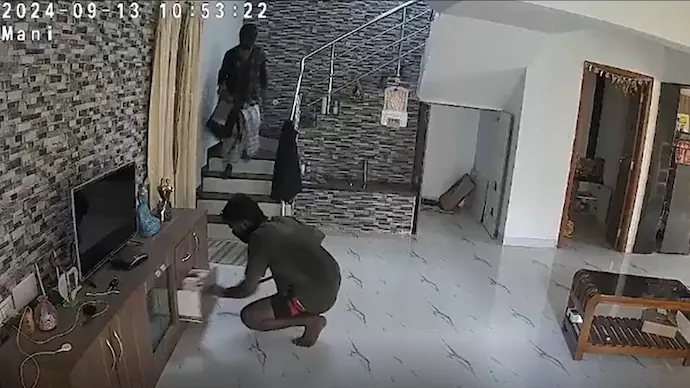
#> input picture ai-engine/test.jpg, 690 x 388 px
$ python -i motion.py   (imports and definitions only)
#> lines starting #> are read from the running program, lines starting #| are printed output that depends on the picture
import cv2
import numpy as np

class MotionAnalyzer:
    def __init__(self):
        self.bg_subtractor = cv2.createBackgroundSubtractorMOG2(
            history=300,
            varThreshold=50,
            detectShadows=False
        )

        self.prev_gray          = None
        self.frame_counter      = 0
        self.stationary_regions = {}

        # Cache last result — return on skipped frames
        self._last_result = {
            'running':      False,
            'panic':        False,
            'abandoned':    False,
            'motion_score': 0,
            'flow_vectors': []
        }

        self.RUNNING_SPEED_THRESHOLD    = 25.0
        self.ABANDONED_FRAMES_THRESHOLD = 150

    def analyze(self, frame):
        self.frame_counter += 1

        # Skip every other frame — return cached result instantly
        if self.frame_counter % 2 == 0:
            return self._last_result

        gray = cv2.cvtColor(frame, cv2.COLOR_BGR2GRAY)

        running      = False
        panic        = False
        abandoned    = False
        motion_score = 0.0
        flow_vectors = []

        # ── OPTICAL FLOW (every 3rd frame) ───────────────────
        if self.prev_gray is not None and self.frame_counter % 3 == 0:
            points = cv2.goodFeaturesToTrack(
                self.prev_gray,
                maxCorners=50,
                qualityLevel=0.3,
                minDistance=10,
                blockSize=7
            )

            if points is not None and len(points) > 5:
                curr_points, status, _ = cv2.calcOpticalFlowPyrLK(
                    self.prev_gray,
                    gray,
                    points,
                    None,
                    winSize=(15, 15),
                    maxLevel=2
                )

                good_prev = points[status == 1]
                good_curr = curr_points[status == 1]

                if len(good_prev) > 5:
                    vectors   = good_curr - good_prev
                    speeds    = np.linalg.norm(vectors, axis=1)
                    avg_speed = float(np.mean(speeds))

                    flow_vectors = list(zip(
                        good_prev.reshape(-1, 2).tolist(),
                        good_curr.reshape(-1, 2).tolist()
                    ))

                    if avg_speed > self.RUNNING_SPEED_THRESHOLD:
                        running = True
                        motion_score += min(avg_speed * 1.5, 40)

                    if len(vectors) > 10:
                        angles    = np.arctan2(vectors[:, 1], vectors[:, 0])
                        angle_std = float(np.std(angles))
                        if angle_std > 1.5 and avg_speed > 12:
                            panic = True
                            motion_score += 30

        self.prev_gray = gray

        # ── MOG2 (every 5th frame only) ───────────────────────
        if self.frame_counter % 5 == 0:
            fg_mask = self.bg_subtractor.apply(frame)
            kernel  = cv2.getStructuringElement(cv2.MORPH_ELLIPSE, (5, 5))
            fg_mask = cv2.morphologyEx(fg_mask, cv2.MORPH_OPEN, kernel)
            fg_mask = cv2.dilate(fg_mask, kernel, iterations=1)

            contours, _ = cv2.findContours(
                fg_mask, cv2.RETR_EXTERNAL, cv2.CHAIN_APPROX_SIMPLE
            )

            current_regions = set()
            for cnt in contours:
                area = cv2.contourArea(cnt)
                if 2000 < area < 50000:
                    x, y, rw, rh = cv2.boundingRect(cnt)
                    region_key   = (x // 20, y // 20)
                    current_regions.add(region_key)

                    if region_key not in self.stationary_regions:
                        self.stationary_regions[region_key] = 0
                    self.stationary_regions[region_key] += 1

                    if self.stationary_regions[region_key] > self.ABANDONED_FRAMES_THRESHOLD:
                        abandoned     = True
                        motion_score += 25

            for key in list(self.stationary_regions.keys()):
                if key not in current_regions:
                    del self.stationary_regions[key]

        motion_score = min(motion_score, 100)

        self._last_result = {
            'running':      running,
            'panic':        panic,
            'abandoned':    abandoned,
            'motion_score': round(motion_score),
            'flow_vectors': flow_vectors
        }

        return self._last_result

motion_analyzer = MotionAnalyzer()

>>> import cv2
>>> picture = cv2.imread('test.jpg')
#> picture is the input picture: shape (388, 690, 3); mean B, G, R 101.1, 103.3, 105.3
>>> result = MotionAnalyzer().analyze(picture)
#> in analyze, `gray = cv2.cvtColor(frame, cv2.COLOR_BGR2GRAY)`:
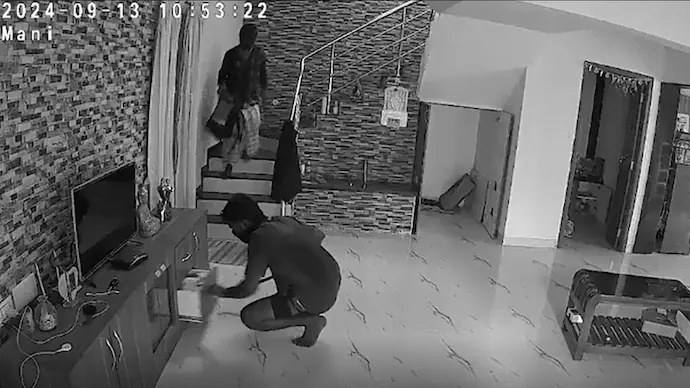
#> gray: shape (388, 690); min 0, max 255, mean 103.6
#> result = {'running': False, 'panic': False, 'abandoned': False, 'motion_score': 0, 'flow_vectors': []}
